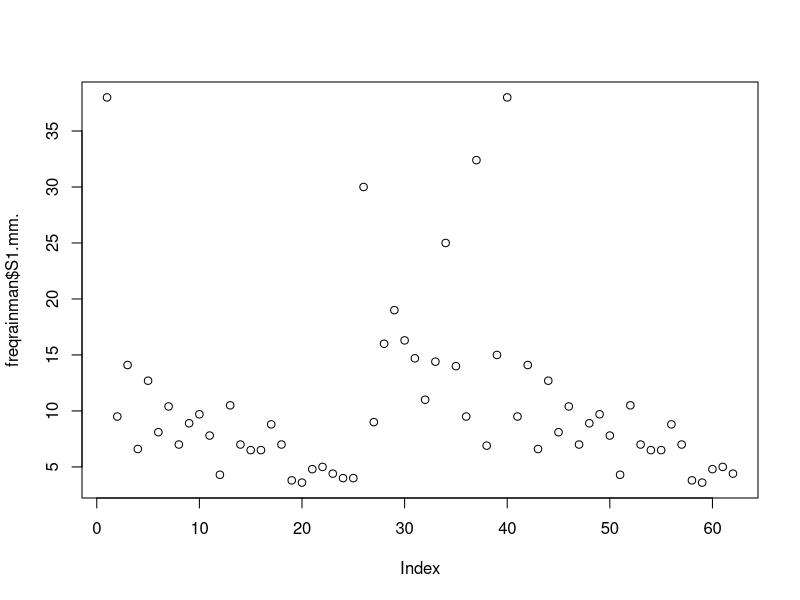
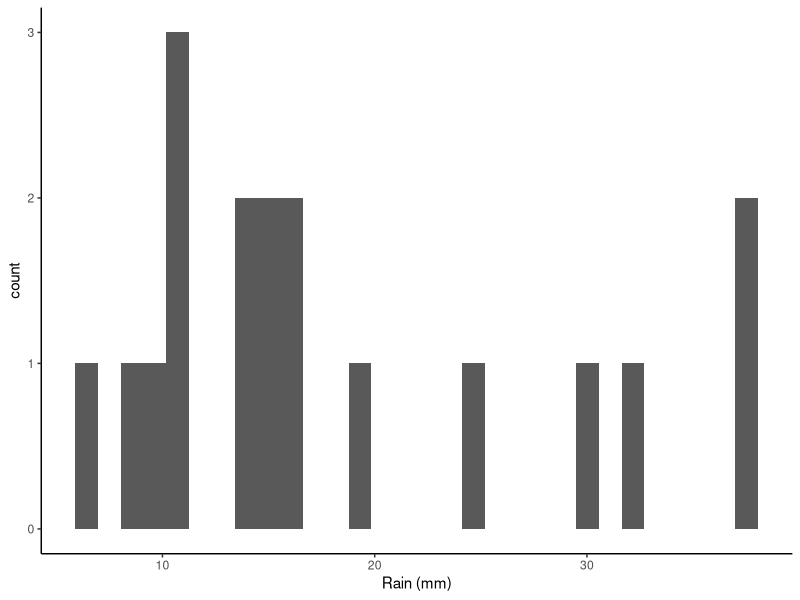
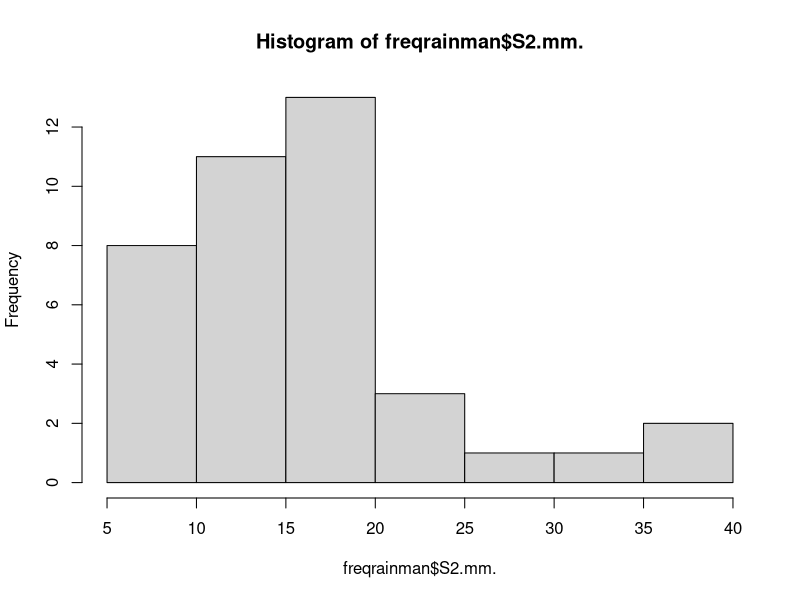
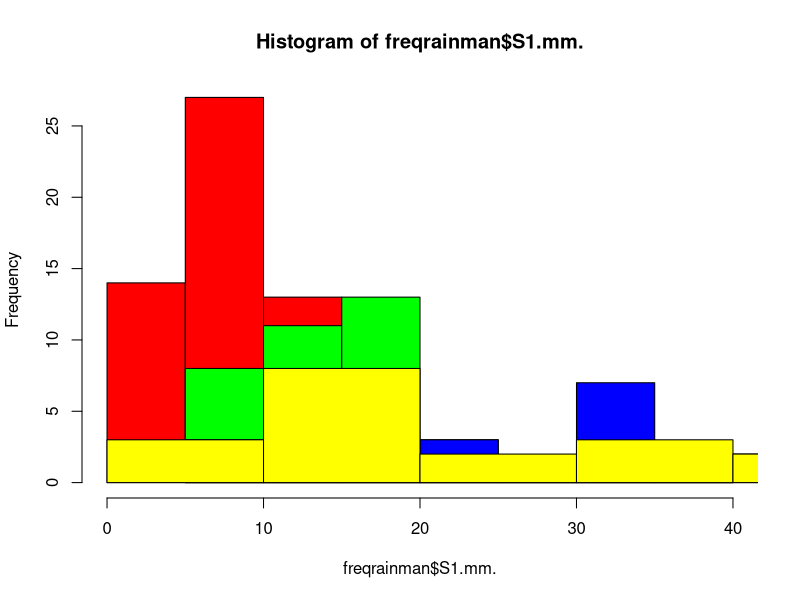
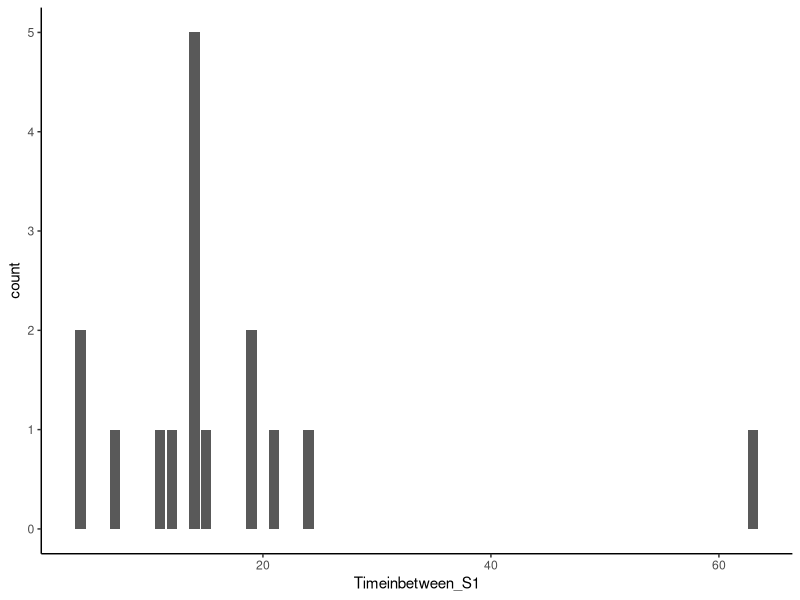
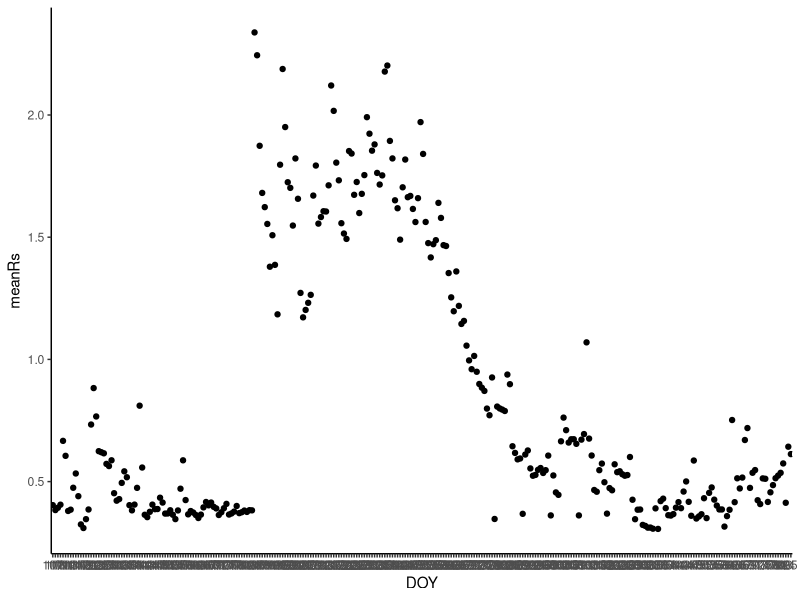

These figures' R source, in order:
# 05-05-2022
# 21:56
# Anastasia Makhnykina

library(dplyr)
library(tidyverse)
library(lubridate)
library(skimr)
library(data.table)
library(tidyr)
library(ggplot2)
library(Hmisc)

# Making the Interval Graph

getwd()
freqrainman <- read.csv("data/Complete Irrigation.csv",
                        sep=";",header=TRUE, na.strings = "NaN")

freqrainman <- read.csv("data/Complete Irrigation.csv",
                        sep=";",header=TRUE, na.strings = ".")

flux_rainman <- read.csv("data/AllColumns_FirstCleanMethod.csv",
                        sep=",",header=TRUE, na.strings = "NaN")

plot(freqrainman$S1.mm.)
typeof(freqrainman$S1.mm.)

#create DOY from date field
freqrainman$DOY <- as.numeric(paste(yday(freqrainman$Date)))


###############################################################
# Create histograms of rainfall, Rsoil and intervals
###############################################################

freqrainman %>%
  na.omit() %>%
  ggplot(aes(x=S1.mm.))+
  geom_histogram()+
  theme_classic()+
  xlab('Rain (mm)')

hist(freqrainman$S2.mm.)

#Try to replicate this
#note 
# `stat_bin()` using `bins = 30`. Pick better value with `binwidth`.
#https://github.com/davidjpmoore/Fsoil_aridlands/blob/6621db9262a9af9e19c883ac89d358e9d5ce6cff/Figures/18%20Rain%20events%205mm.jpeg

#to calculate the time since last rain event
freqrainman$Previous_DOY_S1 <- lag(freqrainman$DOY)
#note there are N/A values in S2 and S4 - we could replace them with zeros
#freqrainman$DOY <- as.numeric(as.character(freqrainman$DOY))
# freqrainman$S2.mm. <- as.numeric(as.character(freqrainman$S2.mm.))
# freqrainman$S3.mm. <- as.numeric(as.character(freqrainman$S3.mm.))
# freqrainman$S4.mm. <- as.numeric(as.character(freqrainman$S4.mm.))
#freqrainman$Previous_DOY_S1 <- as.numeric(as.character(freqrainman$Previous_DOY_S1))

freqrainman$Timeinbetween_S1 <- freqrainman$DOY - freqrainman$Previous_DOY_S1
#need to remove or repair the year transition (i.e. add 365 or 366)





# create multiple histogram
hist(freqrainman$S1.mm., col='red')
hist(freqrainman$S2.mm., col='green', add=TRUE)
hist(freqrainman$S3.mm., col='blue', add=TRUE)
hist(freqrainman$S4.mm., col='yellow', add=TRUE)
#need to create a histogram for all the raindata

freqrainman %>%
  na.omit() %>%
  filter(Timeinbetween_S1>0) %>%
  ggplot(aes(x=Timeinbetween_S1))+
  geom_bar()+
  theme_classic()



### stopped Friday 6th of May


###############################################################
# Create plots of pulse sizes in T and Moisture space
###############################################################

###############################################################
# get temp and moisture data from Rainman data folder
###############################################################
# https://drive.google.com/file/d/1Rl4D9sPZDCLetVaIDdVEju295XWOQ20x/view?usp=sharing
#go to Rainman Raw Data to 


# work out how to stop syncing data
# explore possibility of reading data directly from google drive

# Fluxes part
#flux_rainman$DOY <- paste(yday(flux_rainman$ï..Date))
flux_rainman$DOY <- paste(yday(flux_rainman$Date))

flux_rainman %>%
  group_by(S) %>%
  group_by(DOY) %>%
  filter(House == 1) %>%
  summarise(meanRs=mean(Flux)) %>%
  ggplot(aes(x=DOY,y=meanRs))+
  geom_point()+
 # scale_x_continuous(name="Day of Year", limits=c(0, 366)) +
 #  scale_y_continuous(name="Mean Respiration", limits=c(0, 3))+
  theme_classic()
#add some formatting 



#Goal is to replicate the graphs we made for Kendall 
# https://github.com/davidjpmoore/Fsoil_aridlands/blob/6621db9262a9af9e19c883ac89d358e9d5ce6cff/Figures/18%20Pulses%20sum%20rain.jpeg
#and
# 

flux_rainman_sum <- flux_rainman %>%
  filter(House == 1) %>%
  group_by(S) %>%
  summarise(meanRs=mean(DOY), Sum_Treatment=S)


flux_rainman_sum <- flux_rainman %>%
  group_by(House) %>%
  summarise(meanRs=mean(Flux), Sum_Treatment=S)
